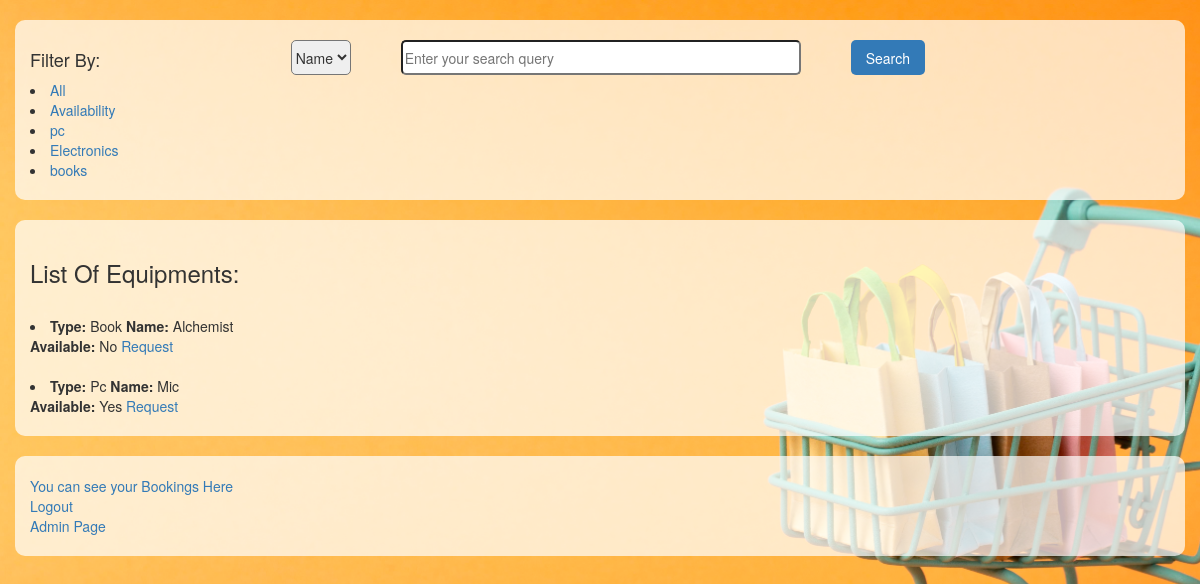
Screenshot of /request_for_all/12 (signed in) with the database file from the repository.
### login_logout/models.py (models this page shows, shortened)
class Books(models.Model):
    euipment_name = models.CharField(max_length=150)
    euipment_type = models.CharField(max_length=150, null=True, blank=True)
    requested_or_not = models.BooleanField(default=False)
    booked_or_not = models.BooleanField(default=False)
    availabilty = models.BooleanField(default=True, null=True, blank=True)
    return_days = models.IntegerField(default=3, null=True, blank=True)
    requested_user_id = models.ForeignKey(User, on_delete=models.CASCADE, default=None, null=True, blank=True)
    class Meta:
        verbose_name = 'Book'

### login_logout/views.py (the view)
# urls.py: path('request_for_all/<int:id>', views.request_for_all, name='request_for_all'),
@login_required
def request_for_all(request, id):
    book = Books.objects.get(pk=id)
    if book.requested_or_not == True:
        return render(request, "cannot_request.html")
    book.requested_or_not = True
    book.requested_user_id=request.user
    book.availabilty=False
    book.save()
    books = Books.objects.all()
    return render(request, 'success_page.html', {'books':books, 'book_type': 'all'})

### templates/success_page.html (shortened to what this page needs)
<!DOCTYPE html>
<html lang="en">
<head>
    <link href="//netdna.bootstrapcdn.com/bootstrap/3.1.0/css/bootstrap.min.css" rel="stylesheet" id="bootstrap-css">
</head>
<body>
<div class="container">
    <div class="row">
        <div class="col-xs-2">
            <h4>Filter By:</h4>
            <li>
                <a href ="{% url 'filter_equipments' 'all' %}">All </a>
            </li>
            <li>
                <a href="{% url 'filter_equipments' 'availability' %}">Availability</a>
            </li>
            <li>
                <a href="{% url 'filter_equipments' 'Pc' %}">pc</a>
            </li>
            <li>
                <a href="{% url 'filter_equipments' 'Electronics' %}">Electronics</a>
            </li>
            <li>
                <a href="{% url 'filter_equipments' 'Book' %}">books</a>
            </li>
        </div>
        <div class="col-xs-8">
            <form method="POST" action="/search_by_typing/" class="search-form">
                <select id="optionSelect" name="optionSelect">
                    <option value="name" selected>Name</option>
                </select>
                <input type="text" name="query" placeholder="Enter your search query">
                <input type="submit" value="Search"/>
            </form>
        </div>
	</div>
</div>
<div class="container equipment-list">
<h3>List Of Equipments:</h3>
{% if book_type == 'all' %}
    {% for book in books %}
        <br>
        <li><b>Type: </b>{{ book.euipment_type }}  <b> Name: </b>{{ book.euipment_name }}</li> <b>Available: </b>{% if book.availabilty %} Yes {% else %} No{% endif %}
        <a href="{% url 'request_for_all' book.id  %}">Request</a>
        <br>
    {% endfor %}
{% endif %}
</div>
<div class="container links-section">
    <a href="{% url 'users_reservations' %}" class="custom-link">You can see your Bookings Here</a>
    <br>
    <a href="{% url 'logout' %}" class="custom-link">Logout</a>
    <br>
    <a href="{% url 'admin_panel' %}" class="custom-link">Admin Page</a>
</div>
</body>
</html>

### templates/success_page.html (style rules this page uses)
body { background-image: url('/static/images/success.jpg'); background-size: cover; background-repeat: no-repeat; background-attachment: fixed; font-family: Arial, sans-serif; color: #333; }
.container { background-color: rgba(255, 255, 255, 0.7); padding: 20px; border-radius: 10px; margin-top: 20px; }
.equipment-list { margin-top: 20px; }
.search-form { display: flex; align-items: center; justify-content: flex-end; }
.search-form select, .search-form input[type="text"], .search-form input[type="submit"] { margin-right: 50px; height: 35px; border-radius: 5px; }
.search-form input[type="text"] { width: 400px; }
.search-form input[type="submit"] { border: none; background-color: #337ab7; color: white; padding: 8px 15px; }

### rows the page displays
Books: euipment_type "Book", euipment_name "Alchemist", availabilty "No"
Books: euipment_type "Pc", euipment_name "Mic", availabilty "Yes"
